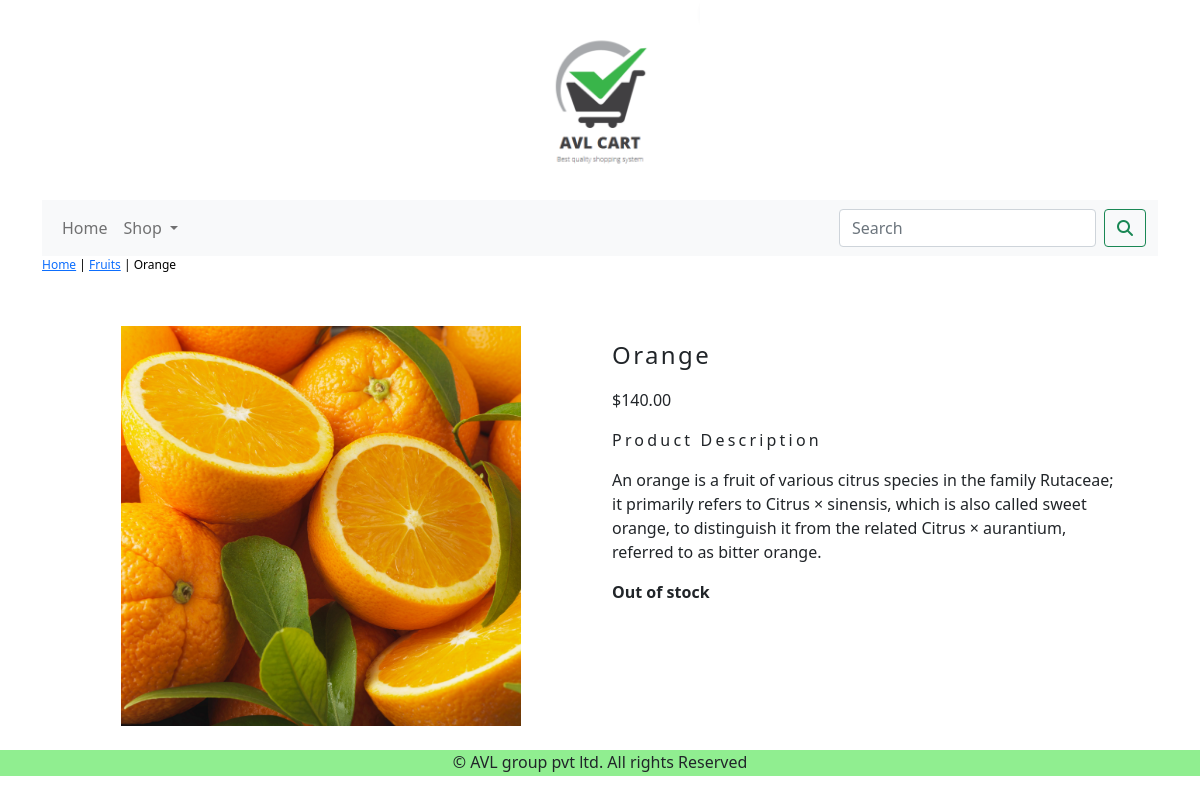
Screenshot of /shop/fruits/orange/ with the database file from the repository.
### shop/models.py (models this page shows, shortened)
class Product(models.Model):
    name=models.CharField(max_length=250,unique=True)
    slug=models.SlugField(max_length=250,unique=True)
    description=models.TextField(blank=True)
    price=models.DecimalField(max_digits=10,decimal_places=2)
    category=models.ForeignKey(Category,on_delete=models.CASCADE)
    image = models.ImageField(upload_to='product', blank=True)
    stock=models.IntegerField()
    available=models.BooleanField(default=True)
    created=models.DateTimeField(auto_now_add=True)
    updated=models.DateTimeField(auto_now=True)
    class Meta:
        ordering=('name',)
        verbose_name='product'
        verbose_name_plural='products'

class Category(models.Model):
    name=models.CharField(max_length=250,unique=True)
    slug=models.SlugField(max_length=250,unique=True)
    description=models.TextField(blank=True)
    image=models.ImageField(upload_to='category', blank=True)
    class Meta:
        ordering=('name',)
        verbose_name='category'
        verbose_name_plural='categories'
    def get_url(self):
        return reverse('shop:products_by_category',args=[self.slug])
    def __str__(self):
        return '{}'.format(self.name)

### shop/views.py (the view)
# urls.py: path('<slug:c_slug>/<slug:product_slug>/',views.proDetail,name='prodCatdetail'),
def proDetail(request,c_slug,product_slug):
    try:
        product=Product.objects.get(category__slug=c_slug,slug=product_slug)
    except Exception as e:
        raise e
    return render(request,'product.html',{'product':product})

### cart/context_processors.py (called while the page is built)
def counter(request):
    item_count=0
    if 'admin' in request.path:
        return {}
    else:
        try:
            cart=Cart.objects.filter(cart_id=_cart_id(request))
            car_items=CartItem.objects.all().filter(cart=cart[:1])
            for cart_item in car_items:
                item_count += cart_item.quantity
        except Cart.DoesNotExist:
            item_count = 0
    return dict(item_count=item_count)

### cart/views.py (called while the page is built)
def _cart_id(request):
    cart=request.session.session_key
    if not cart:
        cart=request.session.create()
    return cart

### shop/context_processors.py (called while the page is built)
def menu_links(request):
    links=Category.objects.all()
    return dict(links=links)

### templates/product.html (shortened to what this page needs)
{% extends 'base.html' %}
{% load static %}
{% block content %}
<div class="row my_prod_row_class">
    <div class="mx_auto">
        <p><a href="{% url 'shop:allProdCat' %}">Home</a> | <a href="{{product.category.get_url}}">{{product.category}}</a> | {{product.name}}</p>
    </div>
</div> <br>
<div class="container">
<div class="row">
    <div class="col-12 col-sm-12 col-md-12 col-lg-6 text-center">
        <div style="min-width:18rem">
            <img src="{{product.image.url}}" alt="{{product.name}}" width="400px;" height="400px;">
        </div>
    </div>
        <div class="col-12 col-sm-12 col-md-12 col-lg-6">
            <div>
            <h1 class="my_prod_title">{{product.name}}</h1>
            <p>${{product.price}}</p>
            <p class="my_title">Product Description</p>
            <p class="text-justify my_prod_text">{{product.description}}</p>
            {% if product.stock <= 0 %}
            <p class="text-justify my_prod_text"><b>Out of stock</b></p>
            {% else %}
            <a class="btn btn-secondary" href="{% url 'cart:add_cart' product.id %}">Add to Cart</a>
            {% endif %}
            </div>
        </div>
</div>
</div>
<br>
{% endblock %}

### static/css/custom.css (style rules this page uses)
body { font-family : 'Roboto', sans-serif; }
.my_title { font-size:16px; text_transform:uppercase; letter-spacing:.2em; }
.my_prod_row_class { padding-top=15px; padding-bottom:12px; }
.my_prod_row_class .mx_auto { color:#000; font-size:12px; text-decoration:none; }
.my_prod_title { font-size:24px; text_transform:uppercase; letter-spacing:.1em; padding-top:15px; padding-bottom:10px; }
.my_prod_text { padding-right:20px; }

### rows the page displays
Product: category "Fruits", name "Orange", image (picture), price "140.00", description "An orange is a fruit of various citrus species in the family Rutaceae; it primarily refers to Citrus × sinensis, which is also called sweet orange, to distinguish it from the related Citrus × aurantium, referred to as bitter orange."
